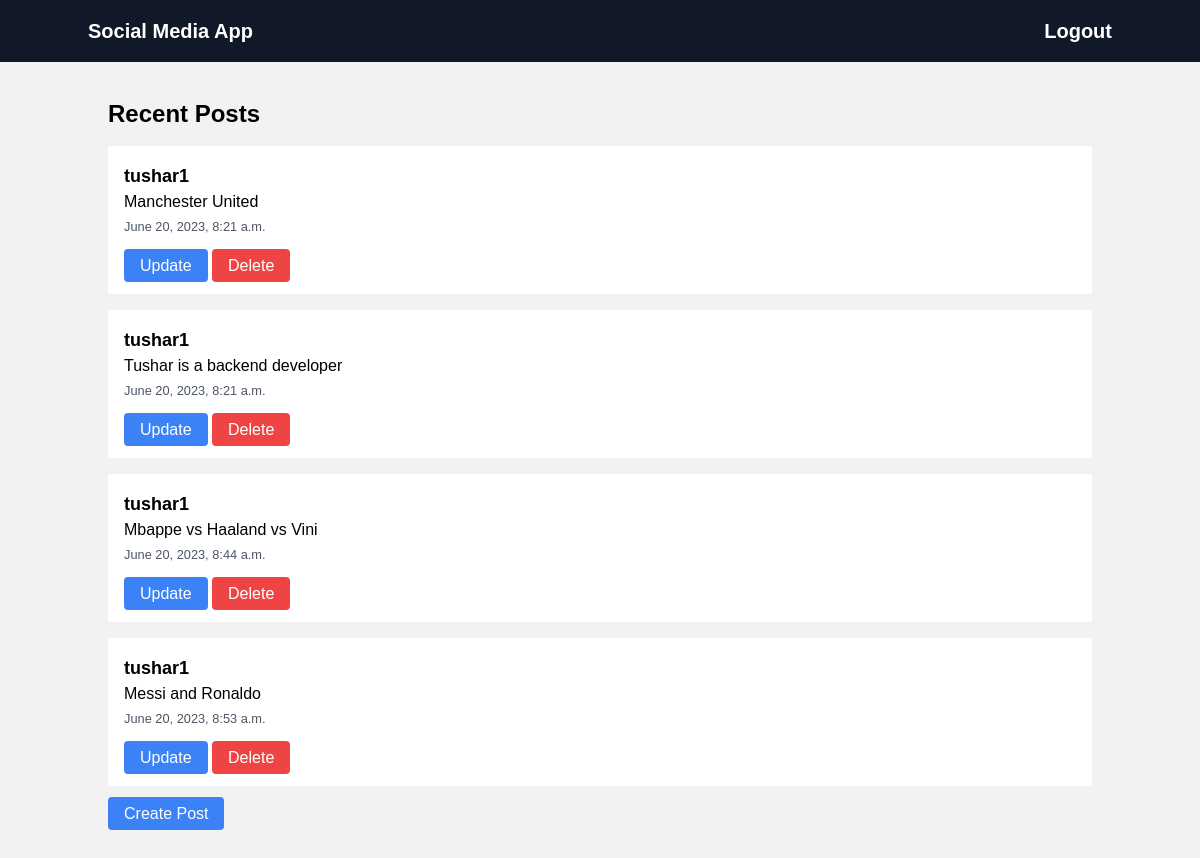
Screenshot of / (signed in) with the database file from the repository.
### core/models.py (models this page shows, shortened)
class Post(models.Model):
    user = models.ForeignKey(User, on_delete=models.CASCADE)
    content = models.TextField()
    created_at = models.DateTimeField(auto_now_add=True)
    updated_at = models.DateTimeField(auto_now=True)

class User(AbstractUser):
    pass

### core/views.py (the view)
# urls.py: path('', home, name='home'),
@login_required
def home(request):
    posts = Post.objects.filter(user=request.user)
    return render(request, 'core/home.html', {'posts': posts})

### core/templates/core/home.html
{% extends 'core/base.html' %}
{% block content %}
    <h1 class="text-2xl font-bold mb-4">Recent Posts</h1>
    {% for post in posts %}
        <div class="bg-white rounded p-4 mb-4">
            <h2 class="text-lg font-bold">{{ post.user.username }}</h2>
            <p>{{ post.content }}</p>
            <small class="text-gray-600">{{ post.created_at }}</small>
            {% if post.user == request.user %}
                <div class="container mx-auto mt-4">
                    <a href="{% url 'update_post' pk=post.pk %}" class="bg-blue-500 hover:bg-blue-700 text-white py-2 px-4 rounded">Update</a>
                    <a href="{% url 'delete_post' pk=post.pk %}" class="bg-red-500 hover:bg-red-700 text-white py-2 px-4 rounded">Delete</a>
                </div>
            {% endif %}
        </div>
    {% empty %}
        <p>No posts available.</p>
    {% endfor %}
    <a href="{% url 'create_post' %}" class="bg-blue-500 hover:bg-blue-700 text-white py-2 px-4 rounded">Create Post</a>
{% endblock %}

### core/templates/core/base.html (shortened to what this page needs)
{% load static %}
<!DOCTYPE html>
<html lang="en">
<head>
    <link href="https://cdn.jsdelivr.net/npm/tailwindcss@2.2.17/dist/tailwind.min.css" rel="stylesheet">
    <link href="{% static 'core/css/styles.css' %}" rel="stylesheet">
</head>
<body>
    <header class="bg-gray-900 text-white py-4 px-6">
        <div class="container mx-auto flex justify-between items-center">
            <a href="{% url 'home' %}" class="text-xl font-bold">Social Media App</a>
            {% if user.is_authenticated %}
                <a href="{% url 'logout' %}" class="text-white">Logout</a>
            {% else %}
                <a href="{% url 'login' %}" class="text-white">Login</a>
            {% endif %}
        </div>
    </header>
    <main class="container mx-auto my-4">
        {% block content %}
        {% endblock %}
    </main>
</body>
</html>

### core/static/core/css/styles.css (style rules this page uses)
body { font-family: Arial, sans-serif; background-color: #f2f2f2; margin: 0; padding: 0; }
header { background-color: #333; padding: 10px 20px; }
header a { color: #fff; text-decoration: none; font-size: 20px; font-weight: bold; }
main { padding: 20px; }
a { color: #333; text-decoration: none; }

### rows the page displays
Post: user.username "tushar1", content "Manchester United", created_at "June 20, 2023, 8:21 a.m.", shows "Update"
Post: user.username "tushar1", content "Tushar is a backend developer", created_at "June 20, 2023, 8:21 a.m.", shows "Update"
Post: user.username "tushar1", content "Mbappe vs Haaland vs Vini", created_at "June 20, 2023, 8:44 a.m.", shows "Update"
Post: user.username "tushar1", content "Messi and Ronaldo", created_at "June 20, 2023, 8:53 a.m.", shows "Update"
